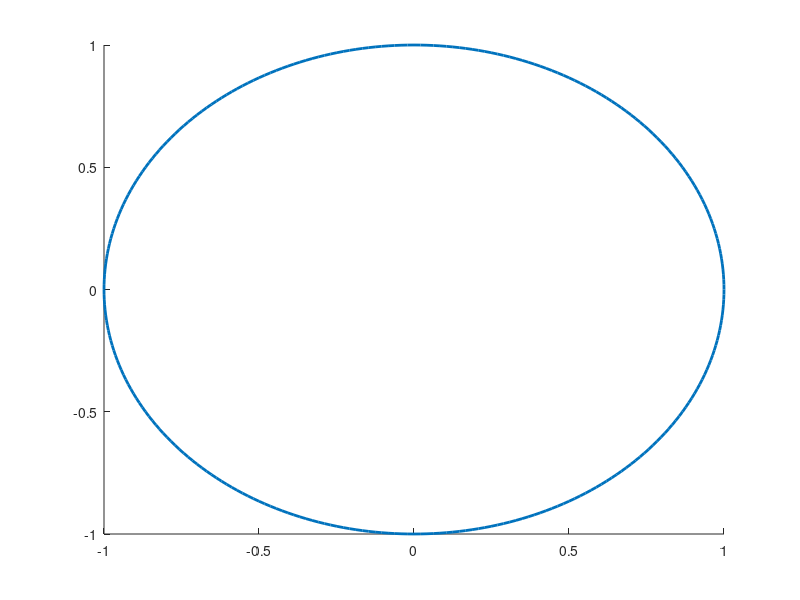

Source code (MATLAB):
function h=ellipse(ra,rb,ang,x0,y0,C,Nb)
% Ellipse adds ellipses to the current plot
%
% ELLIPSE(ra,rb,ang,x0,y0) adds an ellipse with semimajor axis of ra,
% a semimajor axis of radius rb, a semimajor axis of ang, centered at
% the point x0,y0.
%
% The length of ra, rb, and ang should be the same. 
% If ra is a vector of length L and x0,y0 scalars, L ellipses
% are added at point x0,y0.
% If ra is a scalar and x0,y0 vectors of length M, M ellipse are with the same 
% radii are added at the points x0,y0.
% If ra, x0, y0 are vectors of the same length L=M, M ellipses are added.
% If ra is a vector of length L and x0, y0 are  vectors of length
% M~=L, L*M ellipses are added, at each point x0,y0, L ellipses of radius ra.
%
% ELLIPSE(ra,rb,ang,x0,y0,C)
% adds ellipses of color C. C may be a string ('r','b',...) or the RGB value. 
% If no color is specified, it makes automatic use of the colors specified by 
% the axes ColorOrder property. For several circles C may be a vector.
%
% ELLIPSE(ra,rb,ang,x0,y0,C,Nb), Nb specifies the number of points
% used to draw the ellipse. The default value is 300. Nb may be used
% for each ellipse individually.
%
% h=ELLIPSE(...) returns the handles to the ellipses.
%
% as a sample of how ellipse works, the following produces a red ellipse
% tipped up at a 45 deg axis from the x axis
% ellipse(1,2,pi/8,1,1,'r')
%
% note that if ra=rb, ELLIPSE plots a circle
%

% written by D.G. Long, Brigham Young University, based on the
% CIRCLES.m original 
% written by Peter Blattner, Institute of Microtechnology, University of 
% Neuchatel, Switzerland, blattner@imt.unine.ch


% Check the number of input arguments 

if nargin<1,
  ra=[];
end;
if nargin<2,
  rb=[];
end;
if nargin<3,
  ang=[];
end;

%if nargin==1,
%  error('Not enough arguments');
%end;

if nargin<5,
  x0=[];
  y0=[];
end;
 
if nargin<6,
  C=[];
end

if nargin<7,
  Nb=[];
end

% set up the default values

if isempty(ra),ra=1;end;
if isempty(rb),rb=1;end;
if isempty(ang),ang=0;end;
if isempty(x0),x0=0;end;
if isempty(y0),y0=0;end;
if isempty(Nb),Nb=300;end;
if isempty(C),C=get(gca,'colororder');end;

% work on the variable sizes

x0=x0(:);
y0=y0(:);
ra=ra(:);
rb=rb(:);
ang=ang(:);
Nb=Nb(:);

if isstr(C),C=C(:);end;

if length(ra)~=length(rb),
  error('length(ra)~=length(rb)');
end;
if length(x0)~=length(y0),
  error('length(x0)~=length(y0)');
end;

% how many inscribed elllipses are plotted

if length(ra)~=length(x0)
  maxk=length(ra)*length(x0);
else
  maxk=length(ra);
end;

% drawing loop

for k=1:maxk
  
  if length(x0)==1
    xpos=x0;
    ypos=y0;
    radm=ra(k);
    radn=rb(k);
    if length(ang)==1
      an=ang;
    else
      an=ang(k);
    end;
  elseif length(ra)==1
    xpos=x0(k);
    ypos=y0(k);
    radm=ra;
    radn=rb;
    an=ang;
  elseif length(x0)==length(ra)
    xpos=x0(k);
    ypos=y0(k);
    radm=ra(k);
    radn=rb(k);
    an=ang(k)
  else
    rada=ra(fix((k-1)/size(x0,1))+1);
    radb=rb(fix((k-1)/size(x0,1))+1);
    an=ang(fix((k-1)/size(x0,1))+1);
    xpos=x0(rem(k-1,size(x0,1))+1);
    ypos=y0(rem(k-1,size(y0,1))+1);
  end;

  co=cos(an);
  si=sin(an);
  the=linspace(0,2*pi,Nb(rem(k-1,size(Nb,1))+1,:)+1);
%  x=radm*cos(the)*co-si*radn*sin(the)+xpos;
%  y=radm*cos(the)*si+co*radn*sin(the)+ypos;
  h(k)=line(radm*cos(the)*co-si*radn*sin(the)+xpos,radm*cos(the)*si+co*radn*sin(the)+ypos);
  set(h(k),'color',C(rem(k-1,size(C,1))+1,:), 'linewidth',2);

end;

